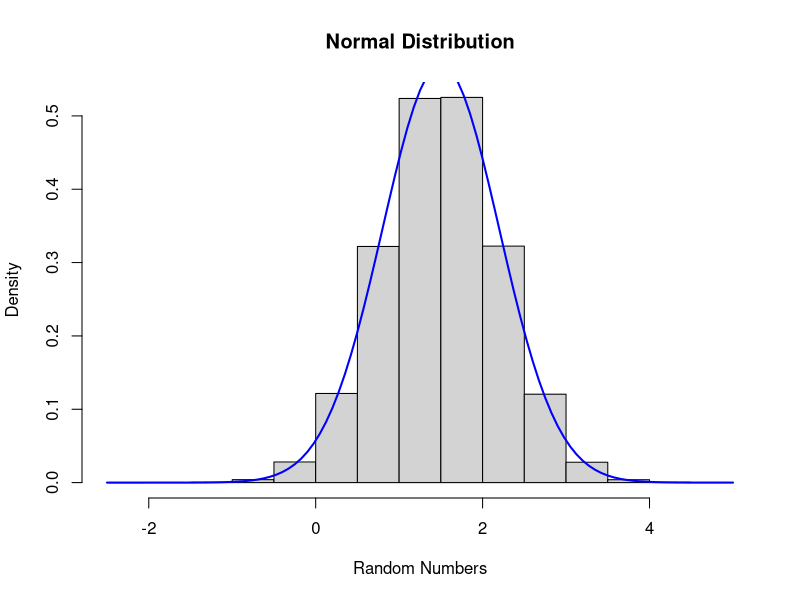
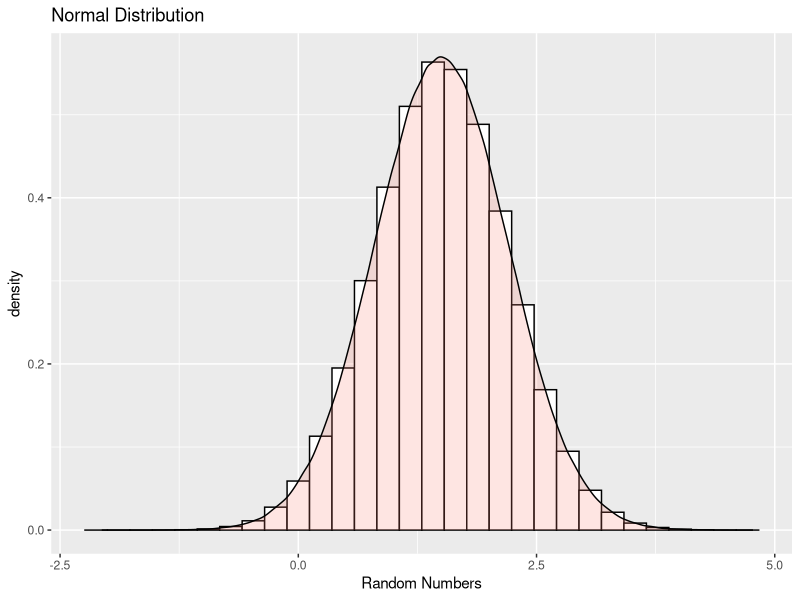

The R script that drew these images, in order:
# Clearing the Environment ----
rm(list=ls())

# Generate random numbers from a normal distribution ----
n <- 1000000  # Number of random numbers
mean_val <- 1.5  # Mean of the distribution
sd_val <- 0.7  # Standard deviation of the distribution

# Generate random numbers
random_numbers <- rnorm(n, mean = mean_val, sd = sd_val)

# Plotting the histogram with a density estimate ----
hist(random_numbers, freq = FALSE,
# freq = FALSE scales the bars to density (so total area = 1) instead of raw counts
     main = "Normal Distribution", xlab = "Random Numbers")

# Overlay a normal density curve: dnorm() is density of the normal distribution
curve(dnorm(x, mean = mean_val, sd = sd_val), add = TRUE, col = "blue", lwd = 2)
# add = TRUE indicates overlaying the plotted object onto an existing plot 


# Alternative: Using ggplot2 for plotting ----
library(ggplot2)
df <- data.frame(x = random_numbers)
ggplot(df, aes(x)) + 
geom_histogram(aes(y = ..density..),
               # y = ..density.. normalizes vertical axis to show proportions (densities)
               bins = 30, color = "black", fill = "white") +
geom_density(alpha = 0.2, fill = "salmon") +
  # geom_density() adds a density plot to visualize the distribution of a variable
ggtitle("Normal Distribution") +
xlab("Random Numbers")
